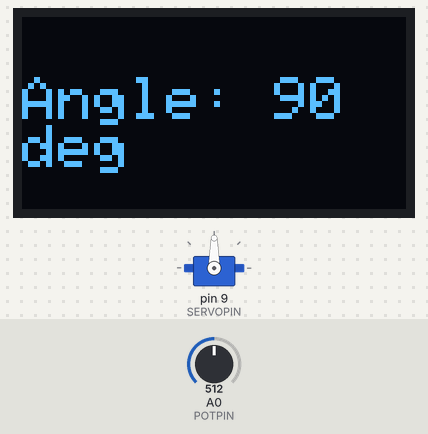
A sketch run on a simulated Arduino Uno, built with avr-gcc and run on an emulated ATmega328P. Shown: servo, 128×64 one-colour display. Inputs (shaded band) come from the test bench; at power-on: A0 (POTPIN) = 512. What the sketch prints to the serial monitor is not drawn.

Above: at 1.2 s.
1.3 s: A0 (POTPIN) set to 535
At 2.5 s:
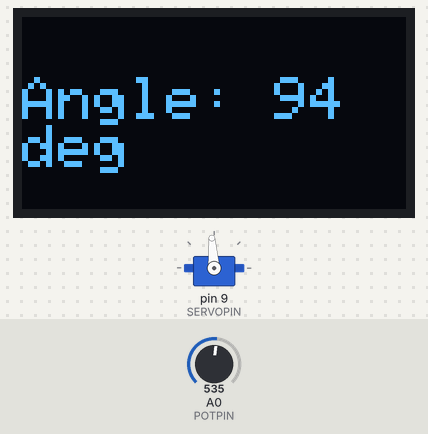
2.8 s: A0 (POTPIN) set to 716
At 4.0 s:
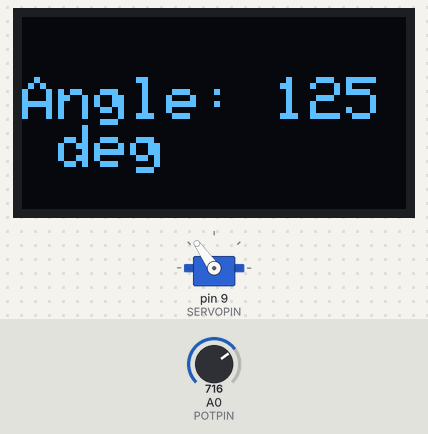
4.3 s: A0 (POTPIN) set to 900
At 5.6 s:
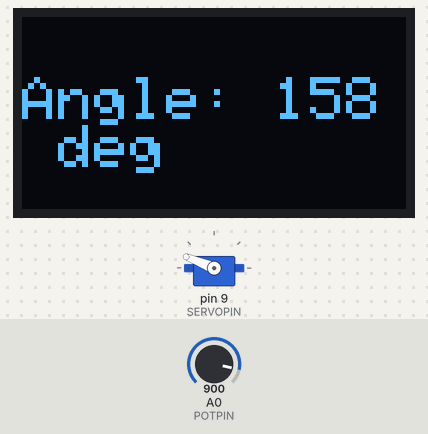
5.9 s: A0 (POTPIN) set to 987
At 7.1 s:
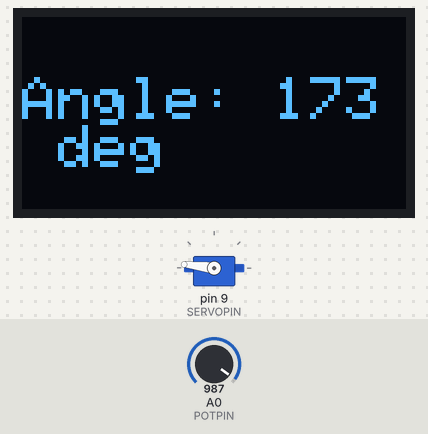
7.4 s: A0 (POTPIN) set to 1016
At 8.7 s:
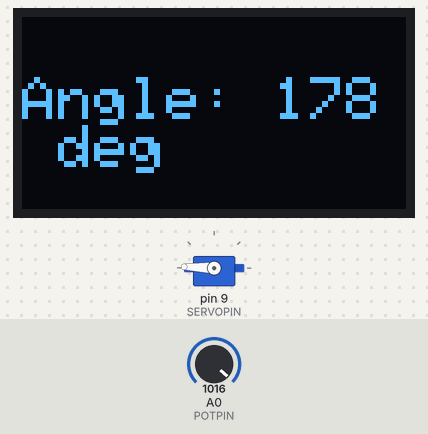
9.0 s: A0 (POTPIN) set to 1023
At 10.3 s:
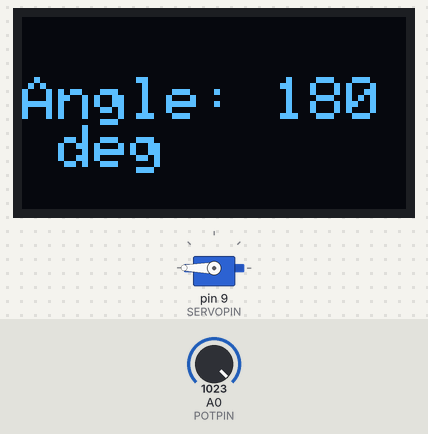
Timing chart, 0 to 11.5 s (numbered marks = the images above; inputs shaded):
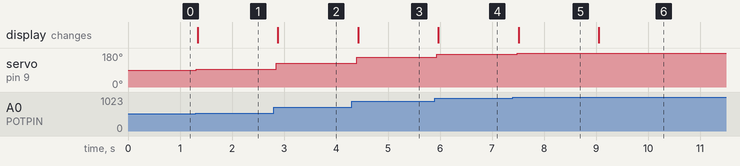

The sketch:

22_Potentiometer_Servo_Oled_UNO.ino
```cpp
#include <Wire.h>
#include <Adafruit_GFX.h>
#include <Adafruit_SSD1306.h>
#include <Servo.h>

// OLED settings
#define SCREEN_WIDTH 128
#define SCREEN_HEIGHT 64
#define OLED_RESET    -1
Adafruit_SSD1306 display(SCREEN_WIDTH, SCREEN_HEIGHT, &Wire, OLED_RESET);

// Servo settings
Servo myServo;
#define SERVOPIN 9

// Potentiometer pin
#define POTPIN A0

void setup() {
  Serial.begin(9600);

  myServo.attach(SERVOPIN);

  // Initialize OLED
  if(!display.begin(SSD1306_SWITCHCAPVCC, 0x3C)) {
    Serial.println(F("SSD1306 allocation failed"));
    for(;;);
  }
  display.clearDisplay();
}

void loop() {
  // Read potentiometer
  int potValue = analogRead(POTPIN); // 0 - 1023
  int angle = map(potValue, 0, 1023, 0, 180); // Map to 0-180 degrees

  // Move servo
  myServo.write(angle);

  // Debugging
  Serial.print("Pot Value: "); Serial.print(potValue);
  Serial.print(" => Angle: "); Serial.println(angle);

  // --- Display on OLED ---
  display.clearDisplay();
  display.setTextSize(2);
  display.setTextColor(SSD1306_WHITE);
  display.setCursor(0, 20);
  display.print("Angle: ");
  display.print(angle);
  display.print(" deg");
  display.display();

  delay(100); // Small delay for smooth motion
}
```

Measured:
- the behaviour switches between 517 and 518 on A0 (POTPIN) (found by bisection; images 0 and 1)
- after the input at 1.3 s, servo on pin 9 (SERVOPIN): 90° → 94° at once; the display: changes at once (image 1)
- after the input at 2.8 s, servo on pin 9 (SERVOPIN): 94° → 125° after 0.06 s; the display: changes after 0.08 s (image 2)
- after the input at 4.3 s, servo on pin 9 (SERVOPIN): 125° → 158° after 0.10 s; the display: changes after 0.13 s (image 3)
- after the input at 5.9 s, servo on pin 9 (SERVOPIN): 158° → 173° at once; the display: changes after 0.07 s (image 4)
- after the input at 7.4 s, servo on pin 9 (SERVOPIN): 173° → 178° after 0.08 s; the display: changes after 0.11 s (image 5)
- after the input at 9.0 s, servo on pin 9 (SERVOPIN): 178° → 180° at once; the display: changes after 0.06 s (image 6)
